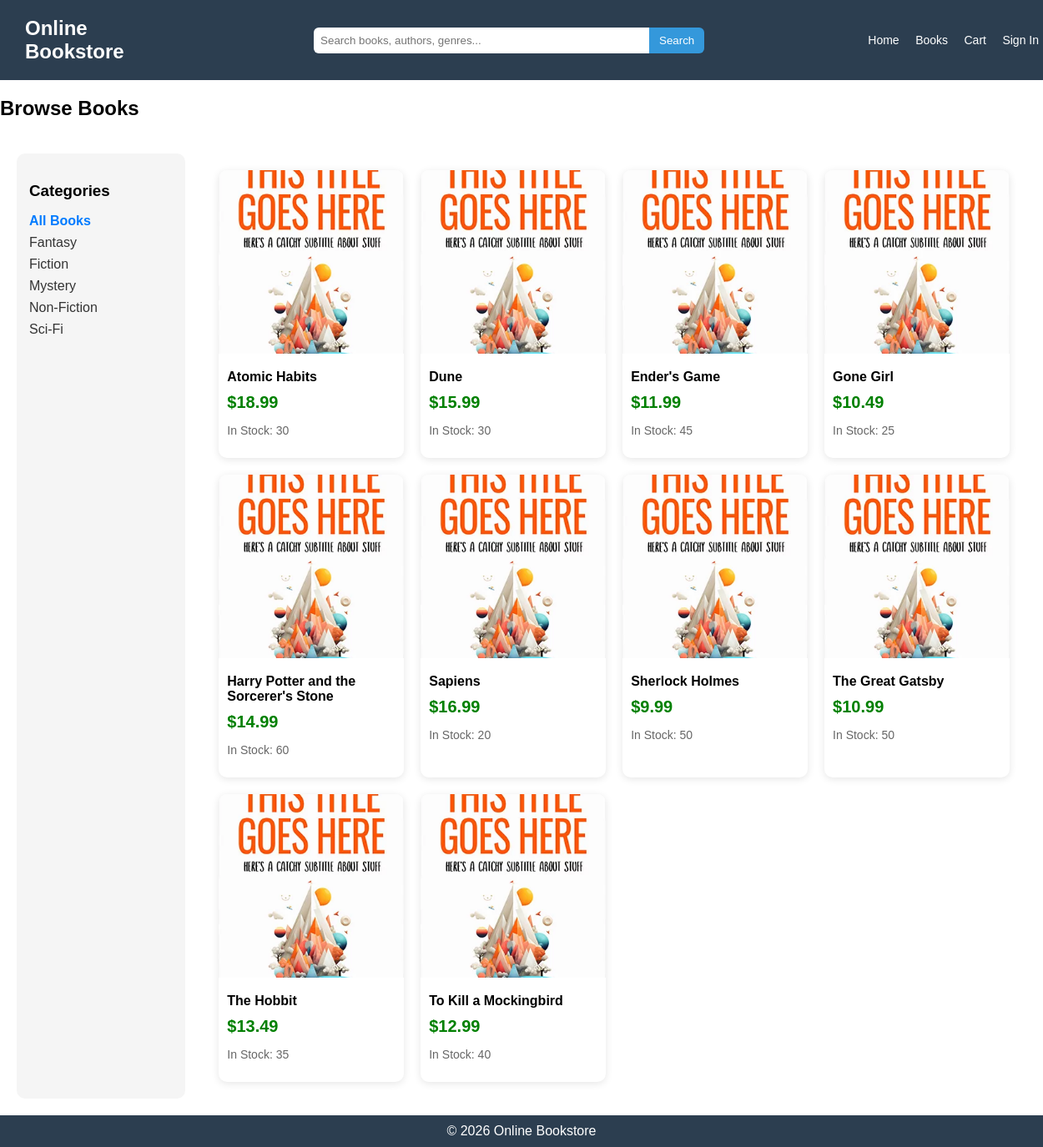
The app's page /index.php?page=store with its own data.
### tables this page shows
CREATE TABLE books (
    book_id INT AUTO_INCREMENT PRIMARY KEY,
    title VARCHAR(255) NOT NULL,
    author VARCHAR(255),
    description TEXT,
    price DECIMAL(10,2) NOT NULL,
    stock INT NOT NULL,
    image_url VARCHAR(255),
    genre VARCHAR(100),
    created_at TIMESTAMP DEFAULT CURRENT_TIMESTAMP
);

### store.php (the view, shortened to what this page needs)
<?php
$conn = new mysqli("localhost", "root", "", "project");
$selected_category = $_GET['category'] ?? '';
$category_result = $conn->query("SELECT DISTINCT genre FROM books ORDER BY genre");
$sql = "SELECT book_id, title, author, price, stock, image_url, genre FROM books WHERE 1=1";
$sql .= " ORDER BY title";
$stmt = $conn->prepare($sql);
$stmt->execute();
$result = $stmt->get_result();
?>
<h2>Browse Books</h2>
<section class="store-layout">
<aside class="category-box">
    <h3>Categories</h3>
    <ul>
        <li>
            <a href="index.php?page=store" <?= !$selected_category ? "class='active'" : "" ?>>
                All Books
            </a>
        </li>
        <?php while ($category = $category_result->fetch_assoc()):
            $cat = htmlspecialchars($category['genre']);
            $active = ($selected_category === $cat) ? "class='active'" : "";
        ?>
            <li>
                <a href="index.php?page=store&category=<?= urlencode($cat) ?>" <?= $active ?>>
                    <?= $cat ?>
                </a>
            </li>
        <?php endwhile; ?>
    </ul>
</aside>
<div class="book-grid">
<?php while ($row = $result->fetch_assoc()): ?>
<a class="book-card"
   href="book.php?id=<?= $row['book_id'] ?>">
    <div class="book-image">
        <img src="images/<?= htmlspecialchars($row['image_url'] ?? 'placeholder.jpg') ?>"
             alt="<?= htmlspecialchars($row['title']) ?>">
    </div>
    <div class="book-info">
        <h4><?= htmlspecialchars($row['title']) ?></h4>
        <p class="price">$<?= number_format($row['price'], 2) ?></p>
        <p class="stock">
            <?= (!empty($row['stock']) && $row['stock'] > 0)
                ? "In Stock: " . intval($row['stock'])
                : "Out of Stock"; ?>
        </p>
    </div>
</a>
<?php endwhile; ?>
</div>
</section>

### index.php (shortened to what this page needs)
<?php
$allowed_pages = [
    'home' => 'home.php',
    'store' => 'store.php',
    'cart' => 'cart.php',
    'profile' => 'profile.php'
];
$page = $_GET['page'] ?? 'home';
$page = preg_replace('/[^a-zA-Z0-9_-]/', '', $page);
$page_file = $allowed_pages[$page];
?>
<!DOCTYPE html>
<html lang="en">
<head>
    <link rel="stylesheet" href="styles.css">
</head>
<body>
<?php include 'header.php'; ?>
<main>
    <?php include $page_file; ?>
</main>
<?php include 'footer.php'; ?>
</body>
</html>

### header.php (shortened to what this page needs)
<header class="main-header">
    <div class="logo">
        <h1>Online Bookstore</h1>
    </div>
    <div class="search-bar">
        <form method="GET" action="index.php">
            <input
                type="search"
                name="search"
                placeholder="Search books, authors, genres..."
                value="<?= htmlspecialchars($_GET['search'] ?? '') ?>"
            >
            <button type="submit">Search</button>
        </form>
    </div>
    <nav class="nav-links">
        <?php include 'nav.php'; ?>
    </nav>
</header>

### nav.php (shortened to what this page needs)
<nav class="navbar">
    <a href="index.php?page=home">Home</a>
    <a href="index.php?page=store">Books</a>
    <a href="index.php?page=cart">Cart</a>
    <?php if (isset($_SESSION['user_id'])): ?>
        <a href="index.php?page=profile">Profile</a>
    <?php else: ?>
        <a href="signin.php">Sign In</a>
    <?php endif; ?>
</nav>

### footer.php
<footer>
  © 2026 Online Bookstore
</footer>

### styles.css (style rules this page uses)
header { background-color: #996633; display: flex; justify-content: space-between; align-items: center; color: #37130D; width: 100%; }
header .logo h1 { padding: 5%; font-size: 24px; }
header .nav-links { display: flex; align-items: center; padding: 2%; }
header .nav-links a { color: white; text-decoration: none; margin-left: 15px; font-size: 14px; }
body { background-color: white; font-family: Arial, sans-serif; }
footer { background: #2c3e50; color: white; text-align: center; padding: 10px; }
html, body { height: 100%; margin: 0; }
body { display: flex; flex-direction: column; }
main { flex: 1; }
.main-header { position: sticky; top: 0; z-index: 1000; display: flex; align-items: center; justify-content: space-between; background: #2c3e50; color: white; padding: 10px 20px; }
.logo h1 { font-size: 20px; margin: 0; }
.search-bar { flex: 1; display: flex; justify-content: center; }
.search-bar form { display: flex; width: 60%; max-width: 500px; }
.search-bar input { flex: 1; padding: 8px; border-radius: 6px 0 0 6px; border: none; }
.search-bar button { padding: 8px 12px; border: none; background: #3498db; color: white; border-radius: 0 6px 6px 0; cursor: pointer; }
.nav-links { white-space: nowrap; }
.nav-links a { color: white; text-decoration: none; margin-left: 15px; }
.store-layout { display: flex; gap: 20px; padding: 20px; }
.category-box { width: 220px; background: #f5f5f5; padding: 15px; border-radius: 10px; }
.category-box h3 { margin-bottom: 10px; }
.category-box ul { list-style: none; padding: 0; }
.category-box li { margin-bottom: 8px; }
.category-box a { text-decoration: none; color: #333; }
.category-box a.active { font-weight: bold; color: #007BFF; }
.book-grid { display: grid; grid-template-columns: repeat(4, 1fr); gap: 20px; padding: 20px; width: 100%; }
.book-card { display: flex; flex-direction: column; background: #fff; border-radius: 10px; overflow: hidden; text-decoration: none; color: inherit; box-shadow: 0 2px 10px rgba(0,0,0,0.1); transition: transform 0.2s ease; }
.book-image img { width: 100%; height: 220px; object-fit: cover; }
.book-info { padding: 10px; }
.book-info h4 { margin: 5px 0; font-size: 16px; }
.price { color: green; font-weight: bold; }
.stock { font-size: 14px; color: #666; }
.price { font-size: 22px; color: green; font-weight: bold; margin: 10px 0; }
.stock { margin-bottom: 15px; }
.price { font-size: 20px; font-weight: bold; margin: 10px 0; }

### records on screen
books: image_url (picture), title "Atomic Habits", price "18.99", stock "30"
books: image_url (picture), title "Dune", price "15.99", stock "30"
books: image_url (picture), title "Ender's Game", price "11.99", stock "45"
books: image_url (picture), title "Gone Girl", price "10.49", stock "25"
books: image_url (picture), title "Harry Potter and the Sorcerer's Stone", price "14.99", stock "60"
books: image_url (picture), title "Sapiens", price "16.99", stock "20"
books: image_url (picture), title "Sherlock Holmes", price "9.99", stock "50"
books: image_url (picture), title "The Great Gatsby", price "10.99", stock "50"
books: image_url (picture), title "The Hobbit", price "13.49", stock "35"
books: image_url (picture), title "To Kill a Mockingbird", price "12.99", stock "40"

### other values on screen
$cat "Fantasy"
$cat "Fiction"
$cat "Mystery"
$cat "Non-Fiction"
$cat "Sci-Fi"
